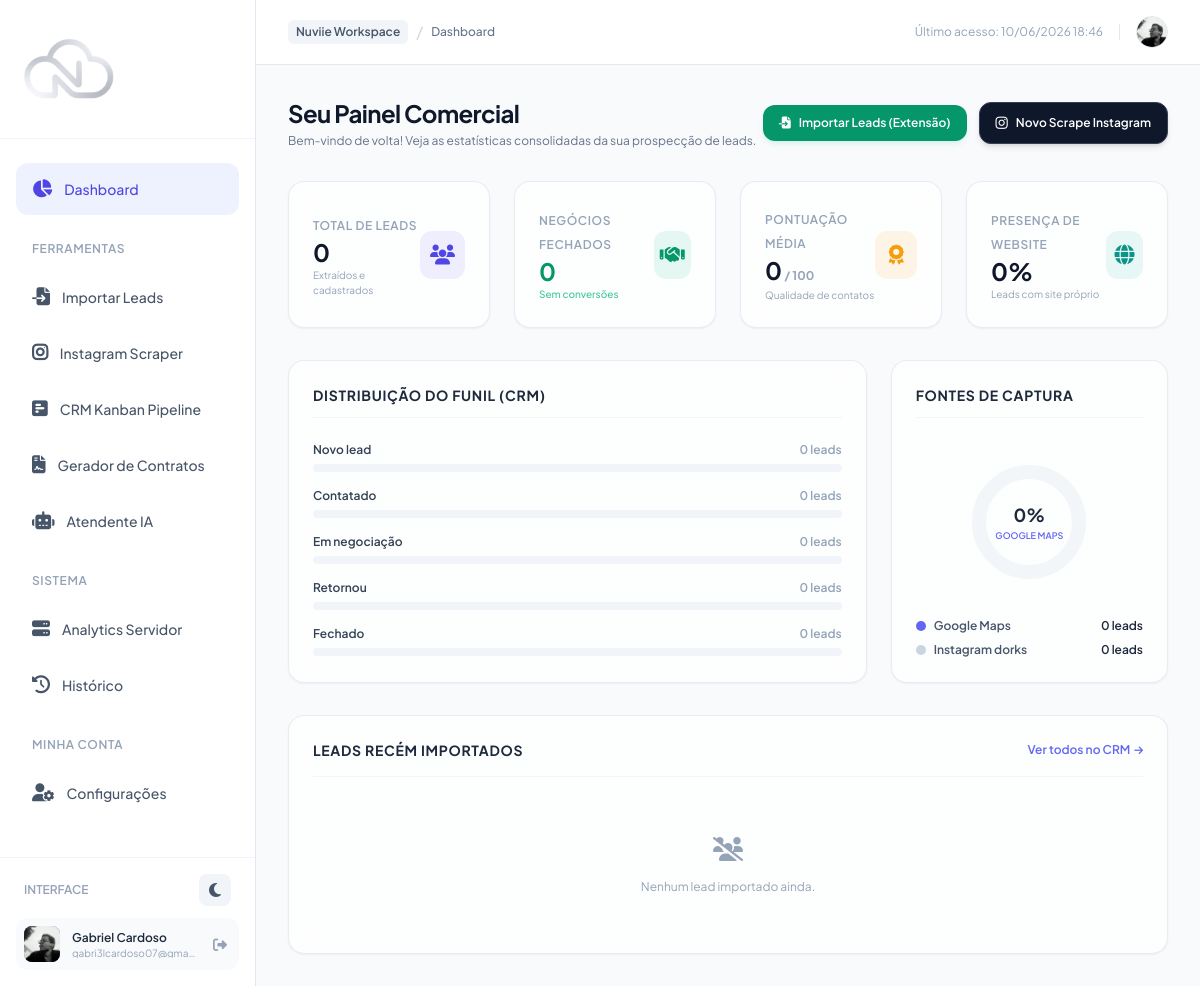
Page /dashboard/ (signed in) on the earlier database version.
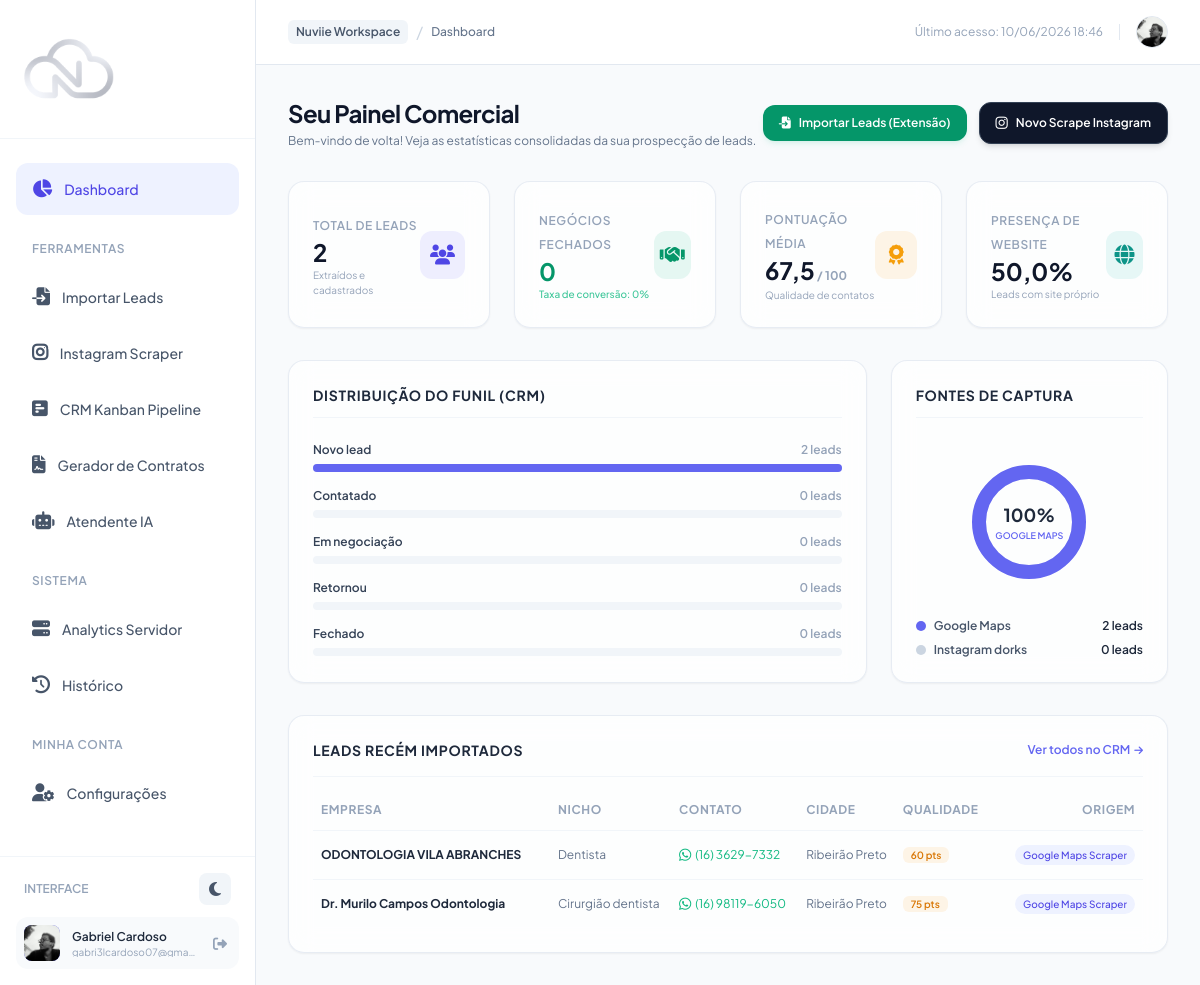
Same page on the later database version.
### leads/models.py (models this page shows, shortened)
class Lead(models.Model):
    STATUS_CHOICES = [
        ('novo', 'Novo Lead'),
        ('contatado', 'Contatado'),
        ('negociacao', 'Em Negociação'),
        ('retornou', 'Retornou'),
        ('fechado', 'Fechado (Ganho)'),
        ('perdido', 'Perdido'),
    ]
    SOURCE_CHOICES = [
        ('google_maps', 'Google Maps Scraper'),
        ('instagram', 'Instagram Scraper'),
    ]
    user = models.ForeignKey(settings.AUTH_USER_MODEL, on_delete=models.CASCADE, related_name='leads')
    name = models.CharField(max_length=255)
    category = models.CharField(max_length=150, blank=True, null=True)
    city = models.CharField(max_length=150, blank=True, null=True)
    phone_number = models.CharField(max_length=50, blank=True, null=True)
    normalized_phone = models.CharField(max_length=30, blank=True, null=True)
    website = models.URLField(max_length=500, blank=True, null=True)
    instagram = models.CharField(max_length=255, blank=True, null=True)
    facebook = models.URLField(max_length=500, blank=True, null=True)
    youtube = models.URLField(max_length=500, blank=True, null=True)
    twitter = models.URLField(max_length=500, blank=True, null=True)
    linkedin = models.URLField(max_length=500, blank=True, null=True)
    WEBSITE_TYPE_CHOICES = [
        ('website', 'Site próprio'),
        ('instagram', 'Link Instagram'),
        ('whatsapp', 'Link WhatsApp'),
        ('facebook', 'Link Facebook'),
        ('youtube', 'Link YouTube'),
        ('linktree', 'Linktree / Bio link'),
        ('other_social', 'Outra rede social'),
    ]
    website_detected_type = models.CharField(
        max_length=20, choices=WEBSITE_TYPE_CHOICES,
        blank=True, null=True,
        verbose_name='Tipo real do link de site'
    )
    bio = models.TextField(blank=True, null=True)
    profile_picture_url = models.URLField(max_length=1000, blank=True, null=True)
    address = models.CharField(max_length=500, blank=True, null=True)
    rating = models.FloatField(blank=True, null=True)
    review_count = models.IntegerField(default=0)
    recent_reviews = models.JSONField(
        blank=True, null=True,
        verbose_name='Avaliações recentes (JSON)',
        help_text='Lista das últimas 10 avaliações do Google Maps'
    )
    business_hours = models.JSONField(
        blank=True, null=True,
        verbose_name='Horários de funcionamento (JSON)',
        help_text='Dict com dias da semana e horários'
    )
    maps_url = models.URLField(max_length=1000, blank=True, null=True, verbose_name='Link Google Maps')
    maps_share_url = models.URLField(
        max_length=500, blank=True, null=True,
        verbose_name='Link curto Google (share.google)'
    )
    price_range = models.CharField(
        max_length=10, blank=True, null=True,
        verbose_name='Faixa de preço ($, $$, $$$)',
        help_text='Ex: $, $$, $$$, $$$$'
    )
    plus_code = models.CharField(
        max_length=20, blank=True, null=True,
        verbose_name='Plus Code',
        help_text='Ex: 5HMG+V3 Ribeirão Preto'
    )
    amenities = models.JSONField(
        blank=True, null=True,
        verbose_name='Amenidades / Atributos',
        help_text='Lista de atributos do lugar: Wi-Fi, estacionamento, acessibilidade etc.'
    )
    total_photos = models.IntegerField(
        blank=True, null=True,
        verbose_name='Total de fotos no Maps'
    )
    source = models.CharField(max_length=30, choices=SOURCE_CHOICES)
    status = models.CharField(max_length=20, choices=STATUS_CHOICES, default='novo')
    quality_score = models.IntegerField(default=0)
    is_verified = models.BooleanField(default=False)
    created_at = models.DateTimeField(auto_now_add=True)
    updated_at = models.DateTimeField(auto_now=True)
    class Meta:
        ordering = ['-created_at']
        indexes = [
            models.Index(fields=['user', 'normalized_phone']),
            models.Index(fields=['user', 'name']),
            models.Index(fields=['status']),
        ]
    def get_whatsapp_link(self):
        if self.normalized_phone:
            return f"https://wa.me/{self.normalized_phone}"
        return None

### leads/views.py (the view)
# urls.py: path('dashboard/', views.dashboard_view, name='dashboard'),
@login_required
def dashboard_view(request):
    user_leads = Lead.objects.filter(user=request.user)
    total_leads = user_leads.count()
    leads_by_status = dict(user_leads.values_list('status').annotate(count=Count('id')))
    novo = leads_by_status.get('novo', 0)
    contatado = leads_by_status.get('contatado', 0)
    negociacao = leads_by_status.get('negociacao', 0)
    retornou = leads_by_status.get('retornou', 0)
    fechado = leads_by_status.get('fechado', 0)
    perdido = leads_by_status.get('perdido', 0)
    avg_quality = user_leads.aggregate(avg=Avg('quality_score'))['avg'] or 0
    avg_quality = round(avg_quality, 1)
    google_maps_count = user_leads.filter(source='google_maps').count()
    instagram_count = user_leads.filter(source='instagram').count()
    leads_with_site = user_leads.exclude(website='').exclude(website__isnull=True).count()
    site_percentage = round((leads_with_site / total_leads * 100), 1) if total_leads > 0 else 0
    maps_dashoffset = 314
    if total_leads > 0:
        maps_dashoffset = int(314 - (314 * (google_maps_count / total_leads)))
    recent_leads = user_leads[:6]
    context = {
        'total_leads': total_leads,
        'novo': novo,
        'contatado': contatado,
        'negociacao': negociacao,
        'retornou': retornou,
        'fechado': fechado,
        'perdido': perdido,
        'avg_quality': avg_quality,
        'google_maps_count': google_maps_count,
        'instagram_count': instagram_count,
        'site_percentage': site_percentage,
        'maps_dashoffset': maps_dashoffset,
        'recent_leads': recent_leads,
        'current_page': 'dashboard'
    }
    return render(request, 'leads/dashboard.html', context)

### templates/leads/dashboard.html (shortened to what the changed rows need)
{% extends 'base.html' %}
{% block content %}
<div class="space-y-8">
    <div class="flex flex-col md:flex-row md:items-center md:justify-between space-y-4 md:space-y-0">
        <div>
            <h1 class="text-2xl font-bold tracking-tight text-slate-900 dark:text-white">Seu Painel Comercial</h1>
        </div>
    </div>
    <div class="grid grid-cols-1 sm:grid-cols-2 lg:grid-cols-4 gap-6">
        <div class="glass-panel rounded-2xl p-6 shadow-sm flex items-center justify-between hover:shadow-md transition">
            <div class="space-y-1">
                <span class="text-xs font-semibold text-slate-400 dark:text-slate-500 uppercase tracking-wider">Total de Leads</span>
                <h3 class="text-2xl font-bold text-slate-900 dark:text-white leading-none">{{ total_leads }}</h3>
                <span class="text-[10px] text-slate-400 block mt-1">Extraídos e cadastrados</span>
            </div>
        </div>
        <div class="glass-panel rounded-2xl p-6 shadow-sm flex items-center justify-between hover:shadow-md transition">
            <div class="space-y-1">
                <span class="text-xs font-semibold text-slate-400 dark:text-slate-500 uppercase tracking-wider">Negócios Fechados</span>
                <h3 class="text-2xl font-bold text-emerald-600 dark:text-emerald-400 leading-none">{{ fechado }}</h3>
                <span class="text-[10px] text-emerald-500/80 font-medium block mt-1">
                    {% if total_leads > 0 %}
                        Taxa de conversão: {% widthratio fechado total_leads 100 %}%
                    {% else %}
                        Sem conversões
                    {% endif %}
                </span>
            </div>
        </div>
        <div class="glass-panel rounded-2xl p-6 shadow-sm flex items-center justify-between hover:shadow-md transition">
            <div class="space-y-1">
                <span class="text-xs font-semibold text-slate-400 dark:text-slate-500 uppercase tracking-wider">Pontuação Média</span>
                <h3 class="text-2xl font-bold text-slate-900 dark:text-white leading-none">{{ avg_quality }}<span class="text-xs text-slate-400 dark:text-slate-500"> / 100</span></h3>
                <span class="text-[10px] text-slate-400 block mt-1">Qualidade de contatos</span>
            </div>
        </div>
        <div class="glass-panel rounded-2xl p-6 shadow-sm flex items-center justify-between hover:shadow-md transition">
            <div class="space-y-1">
                <span class="text-xs font-semibold text-slate-400 dark:text-slate-500 uppercase tracking-wider">Presença de Website</span>
                <h3 class="text-2xl font-bold text-slate-900 dark:text-white leading-none">{{ site_percentage }}%</h3>
                <span class="text-[10px] text-slate-400 block mt-1">Leads com site próprio</span>
            </div>
        </div>
    </div>
    <div class="grid grid-cols-1 lg:grid-cols-3 gap-6">
        <div class="glass-panel rounded-2xl p-6 shadow-sm lg:col-span-2 space-y-6">
            <div class="space-y-4">
                <div class="space-y-1.5">
                    <div class="flex items-center justify-between text-xs font-semibold">
                        <span class="text-slate-700 dark:text-slate-300">Novo lead</span>
                        <span class="text-slate-400 dark:text-slate-500">{{ novo }} leads</span>
                    </div>
                    <div class="w-full bg-slate-100 dark:bg-slate-800 rounded-full h-2">
                        <div class="bg-indigo-500 h-2 rounded-full" style="width: {% if total_leads > 0 %}{% widthratio novo total_leads 100 %}{% else %}0{% endif %}%"></div>
                    </div>
                </div>
            </div>
        </div>
        <div class="glass-panel rounded-2xl p-6 shadow-sm flex flex-col justify-between">
            <div>
                <div class="flex justify-center items-center py-4 relative">
                    <svg class="w-32 h-32 transform -rotate-90">
                        <circle cx="64" cy="64" r="50" fill="transparent" stroke="rgba(226, 232, 240, 0.4)" stroke-width="14"/>
                        <circle cx="64" cy="64" r="50" fill="transparent" stroke="#6366f1" stroke-width="14"
                                stroke-dasharray="314"
                                stroke-dashoffset="{{ maps_dashoffset }}" />
                    </svg>
                    <div class="absolute flex flex-col items-center justify-center">
                        <span class="text-lg font-bold text-slate-800 dark:text-white">
                            {% if total_leads > 0 %}
                                {% widthratio google_maps_count total_leads 100 %}%
                            {% else %}
                                0%
                            {% endif %}
                        </span>
                        <span class="text-[9px] text-indigo-500 font-semibold uppercase">Google Maps</span>
                    </div>
                </div>
            </div>
            <div class="space-y-2 mt-4 text-xs font-semibold">
                <div class="flex items-center justify-between">
                    <div class="flex items-center space-x-2">
                        <span class="w-2.5 h-2.5 rounded-full bg-indigo-500 block"></span>
                        <span class="text-slate-600 dark:text-slate-400">Google Maps</span>
                    </div>
                    <span class="text-slate-800 dark:text-slate-200">{{ google_maps_count }} leads</span>
                </div>
            </div>
        </div>
    </div>
    <div class="glass-panel rounded-2xl p-6 shadow-sm overflow-hidden">
        {% if recent_leads %}
        <div class="overflow-x-auto">
            <table class="w-full text-left text-xs">
                <thead>
                    <tr class="text-slate-400 dark:text-slate-500 uppercase tracking-wider font-semibold border-b border-slate-100 dark:border-slate-800/80">
                        <th class="pb-3 pl-2">Empresa</th>
                        <th class="pb-3">Nicho</th>
                        <th class="pb-3">Contato</th>
                        <th class="pb-3">Cidade</th>
                        <th class="pb-3">Qualidade</th>
                        <th class="pb-3 text-right pr-2">Origem</th>
                    </tr>
                </thead>
                <tbody class="divide-y divide-slate-100 dark:divide-slate-800/40">
                    {% for lead in recent_leads %}
                    <tr class="hover:bg-slate-50/40 dark:hover:bg-slate-800/20 transition">
                        <td class="py-3.5 pl-2 font-bold text-slate-800 dark:text-slate-200">
                            {{ lead.name }}
                        </td>
                        <td class="py-3.5 text-slate-500 dark:text-slate-400">{{ lead.category|default:"-" }}</td>
                        <td class="py-3.5">
                            {% if lead.normalized_phone %}
                                <a href="{{ lead.get_whatsapp_link }}" target="_blank" class="inline-flex items-center text-emerald-500 hover:underline">
                                    <i class="fa-brands fa-whatsapp mr-1 text-sm"></i>
                                    <span>{{ lead.phone_number }}</span>
                                </a>
                            {% else %}
                                <span class="text-slate-400">-</span>
                            {% endif %}
                        </td>
                        <td class="py-3.5 text-slate-500 dark:text-slate-400">{{ lead.city|default:"-" }}</td>
                        <td class="py-3.5">
                            <span class="px-2 py-0.5 rounded-md font-semibold text-[10px]
                                         {% if lead.quality_score >= 80 %} bg-emerald-500/10 text-emerald-600 dark:text-emerald-400
                                         {% elif lead.quality_score >= 50 %} bg-amber-500/10 text-amber-600 dark:text-amber-400
                                         {% else %} bg-rose-500/10 text-rose-600 dark:text-rose-400 {% endif %}">
                                {{ lead.quality_score }} pts
                            </span>
                        </td>
                        <td class="py-3.5 text-right pr-2">
                            <span class="inline-flex items-center px-2 py-0.5 rounded-full text-[10px] font-medium
                                         {% if lead.source == 'google_maps' %} bg-indigo-50 dark:bg-indigo-950/40 text-indigo-600 dark:text-indigo-400
                                         {% else %} bg-slate-100 dark:bg-slate-800 text-slate-700 dark:text-slate-300 {% endif %}">
                                {{ lead.get_source_display }}
                            </span>
                        </td>
                    </tr>
                    {% endfor %}
                </tbody>
            </table>
        </div>
        {% else %}
        <div class="text-center py-8 text-slate-400 dark:text-slate-500">
            <i class="fa-solid fa-users-slash text-2xl mb-2 block"></i>
            <span class="text-xs">Nenhum lead importado ainda.</span>
        </div>
        {% endif %}
    </div>
</div>
{% endblock %}

Differences in the rows shown:
added Lead: name "ODONTOLOGIA VILA ABRANCHES", category "Dentista", phone_number "(16) 3629-7332", city "Ribeirão Preto", quality_score "60", source "Google Maps Scraper"
added Lead: name "Dr. Murilo Campos Odontologia", category "Cirurgião dentista", phone_number "(16) 98119-6050", city "Ribeirão Preto", quality_score "75", source "Google Maps Scraper"
Other differences:
{{ total_leads }}: "0" → "2"
{{ avg_quality }}: "0" → "67,5"
{{ site_percentage }}: "0" → "50,0"
{{ novo }}: "0" → "2"
{{ google_maps_count }}: "0" → "2"
text no longer shown: "Sem conversões 0% Nenhum lead importado ainda."
text now shown: "Taxa de conversão: 0 % 100 % EMPRESA NICHO CONTATO CIDADE QUALIDADE ORIGEM"
